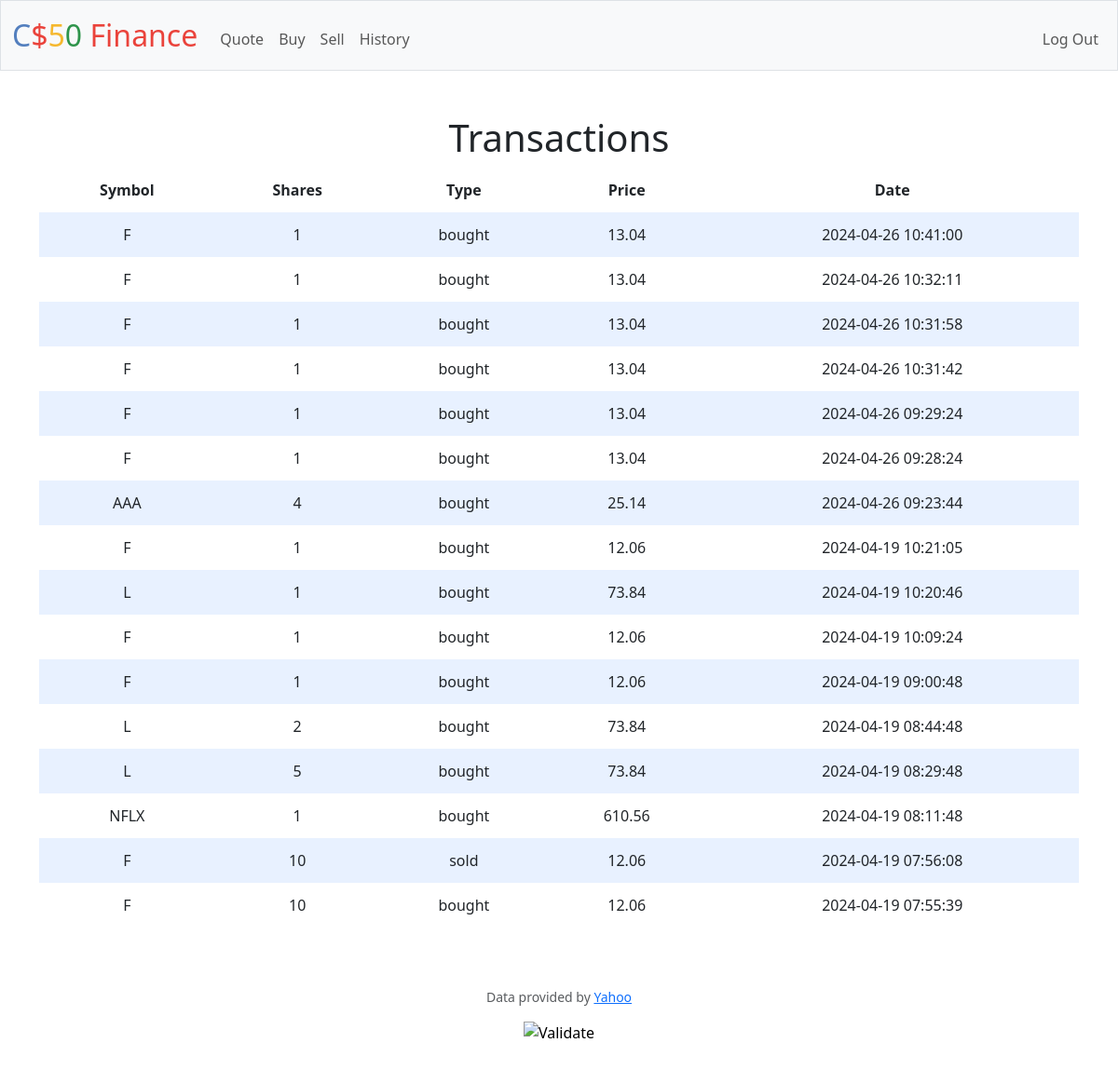
Screenshot of /history (signed in) with the database file from the repository.
### tables this page shows
CREATE TABLE transactions (
    id INTEGER PRIMARY KEY AUTOINCREMENT NOT NULL,
    user_id INTEGER NOT NULL,
    symbol TEXT NOT NULL,
    shares INTEGER NOT NULL,
    type TEXT NOT NULL,
    price NUMERIC NOT NULL,
    transaction_date TIMESTAMP DEFAULT CURRENT_TIMESTAMP,
    FOREIGN KEY (user_id) REFERENCES users(id));

### app.py (the view)
@app.route("/history")
@login_required
def history():
    transactions = db.execute("SELECT symbol, shares, type, price, transaction_date FROM transactions WHERE user_id = ? ORDER BY transaction_date DESC", session["user_id"])
    return render_template("history.html", transactions=transactions)

### app.py (called while the page is built)
@app.after_request
def after_request(response):
    response.headers["Cache-Control"] = "no-cache, no-store, must-revalidate"
    response.headers["Expires"] = 0
    response.headers["Pragma"] = "no-cache"
    return response

### helpers.py (called while the page is built)
def login_required(f):
    @wraps(f)
    def decorated_function(*args, **kwargs):
        if session.get("user_id") is None:
            return redirect("/login")
        return f(*args, **kwargs)
    return decorated_function

### templates/history.html (shortened to what this page needs)
{% extends "layout.html" %}
{% block main %}
    <h1>Transactions</h1>
    <div class="section">
        <table>
            <thead>
                <tr>
                    <th>Symbol</th>
                    <th>Shares</th>
                    <th>Type</th>
                    <th>Price</th>
                    <th>Date</th>
                </tr>
            </thead>
            <tbody>
                {% for i in transactions %}
                <tr>
                    <td>{{i.symbol}}</td>
                    <td>{{i.shares}}</td>
                    <td>{{i.type}}</td>
                    <td>{{i.price}}</td>
                    <td>{{i.transaction_date}}</td>
                </tr>
                {% endfor %}
            </tbody>
        </table>
    </div>
{% endblock %}

### templates/layout.html (shortened to what this page needs)
<!DOCTYPE html>
<html lang="en">
    <head>
        <link href="https://cdn.jsdelivr.net/npm/bootstrap@5.3.2/dist/css/bootstrap.min.css" rel="stylesheet">
        <link href="/static/styles.css" rel="stylesheet">
    </head>
    <body>
        <nav class="bg-light border navbar navbar-expand-md navbar-light">
            <div class="container-fluid">
                <a class="navbar-brand" href="/"><span class="blue">C</span><span class="red">$</span><span class="yellow">5</span><span class="green">0</span> <span class="red">Finance</span></a>
                <div class="collapse navbar-collapse" id="navbar">
                    {% if session["user_id"] %}
                        <ul class="navbar-nav me-auto mt-2">
                            <li class="nav-item"><a class="nav-link" href="/quote">Quote</a></li>
                            <li class="nav-item"><a class="nav-link" href="/buy">Buy</a></li>
                            <li class="nav-item"><a class="nav-link" href="/sell">Sell</a></li>
                            <li class="nav-item"><a class="nav-link" href="/history">History</a></li>
                        </ul>
                        <ul class="navbar-nav ms-auto mt-2">
                            <li class="nav-item"><a class="nav-link" href="/logout">Log Out</a></li>
                        </ul>
                    {% else %}
                        <ul class="navbar-nav ms-auto mt-2">
                            <li class="nav-item"><a class="nav-link" href="/register">Register</a></li>
                            <li class="nav-item"><a class="nav-link" href="/login">Log In</a></li>
                        </ul>
                    {% endif %}
                </div>
            </div>
        </nav>
        <main class="container py-5 text-center">
            {% block main %}{% endblock %}
        </main>
        <footer class="mb-5">
            <p class="mb-3 small text-center text-muted">
                Data provided by <a href="https://finance.yahoo.com/">Yahoo</a>
            </p>
            <form action="https://validator.w3.org/check" class="text-center" enctype="multipart/form-data" method="post" target="_blank">
                <input alt="Validate" src="/static/I_heart_validator.png" type="image">
            </form>
        </footer>
    </body>
</html>

### static/styles.css (style rules this page uses)
nav .navbar-brand { font-size: xx-large; }
nav .navbar-brand .blue { color: #537fbe; }
nav .navbar-brand .red { color: #ea433b; }
nav .navbar-brand .yellow { color: #f5b82e; }
nav .navbar-brand .green { color: #2e944b; }
table { background-color: transparent; margin-bottom: 1rem; width: 100%; }
table th, table td { padding: 0.75rem; vertical-align: middle; }
tbody tr:nth-of-type(odd) { background-color: rgb(179, 208, 255, 0.3) }

### rows the page displays
transactions: symbol "F", shares "1", type "bought", price "13.04", transaction_date "2024-04-26 10:41:00"
transactions: symbol "F", shares "1", type "bought", price "13.04", transaction_date "2024-04-26 10:32:11"
transactions: symbol "F", shares "1", type "bought", price "13.04", transaction_date "2024-04-26 10:31:58"
transactions: symbol "F", shares "1", type "bought", price "13.04", transaction_date "2024-04-26 10:31:42"
transactions: symbol "F", shares "1", type "bought", price "13.04", transaction_date "2024-04-26 09:29:24"
transactions: symbol "F", shares "1", type "bought", price "13.04", transaction_date "2024-04-26 09:28:24"
transactions: symbol "AAA", shares "4", type "bought", price "25.14", transaction_date "2024-04-26 09:23:44"
transactions: symbol "F", shares "1", type "bought", price "12.06", transaction_date "2024-04-19 10:21:05"
transactions: symbol "L", shares "1", type "bought", price "73.84", transaction_date "2024-04-19 10:20:46"
transactions: symbol "F", shares "1", type "bought", price "12.06", transaction_date "2024-04-19 10:09:24"
transactions: symbol "F", shares "1", type "bought", price "12.06", transaction_date "2024-04-19 09:00:48"
transactions: symbol "L", shares "2", type "bought", price "73.84", transaction_date "2024-04-19 08:44:48"
transactions: symbol "L", shares "5", type "bought", price "73.84", transaction_date "2024-04-19 08:29:48"
transactions: symbol "NFLX", shares "1", type "bought", price "610.56", transaction_date "2024-04-19 08:11:48"
transactions: symbol "F", shares "10", type "sold", price "12.06", transaction_date "2024-04-19 07:56:08"
transactions: symbol "F", shares "10", type "bought", price "12.06", transaction_date "2024-04-19 07:55:39"
